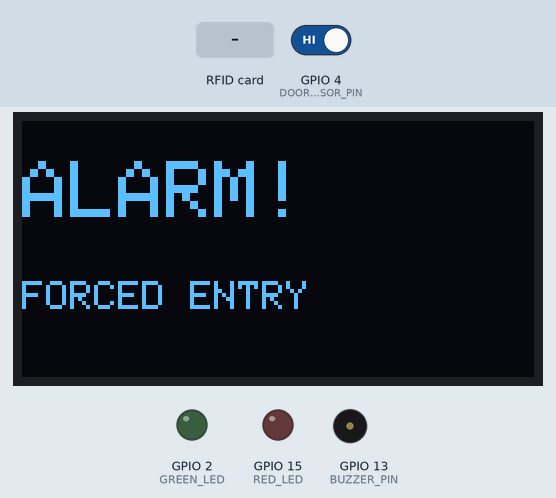
Simulated run of this sketch. Board: ESP32. On the bench: 128×64 one-colour display, output pins drawn as LEDs (lit = HIGH), buzzer (waves = sounding). The test bench sets the inputs (shaded band); at power-on: GPIO 4 (DOOR_SENSOR_PIN) HIGH. WiFi joins after 1.5 s; servers stay silent unless stated; uploads are accepted with an empty reply; not simulated (calls return 0 or success): secrets.h; what the sketch prints to the serial monitor is not drawn.

Above: at 2.8 s.
2.9 s: RFID card 5E 7A 19 C4 held to the reader
At 4.4 s:
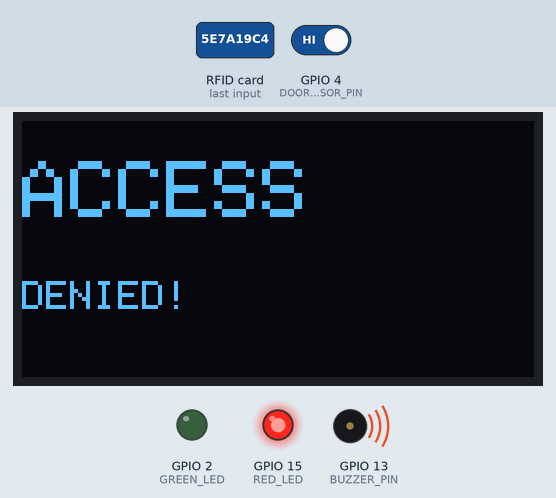
At 5.7 s:
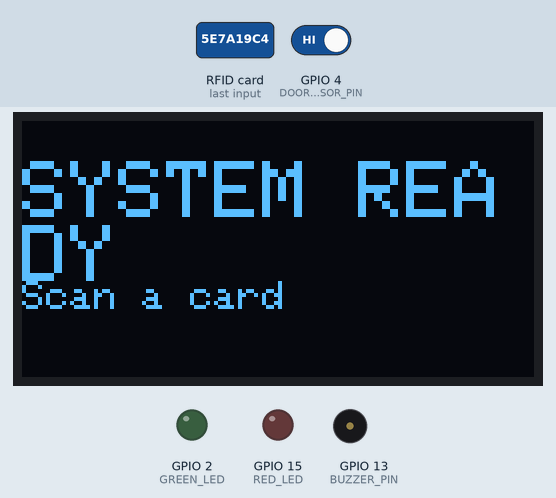
5.9 s: RFID card 73 D6 FD 28 held to the reader
At 6.8 s:
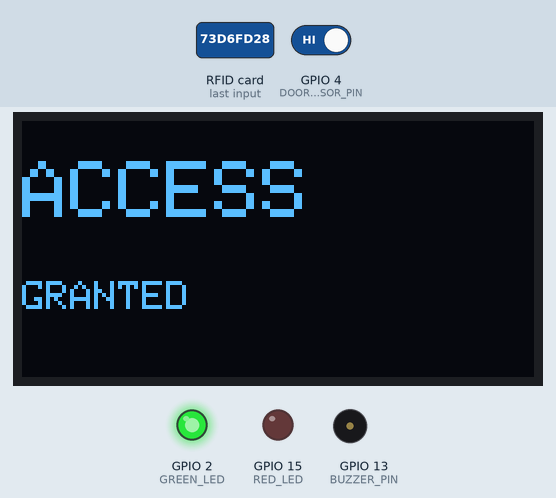
Timing chart, 0 to 10.4 s (numbered marks = the images above; inputs shaded):
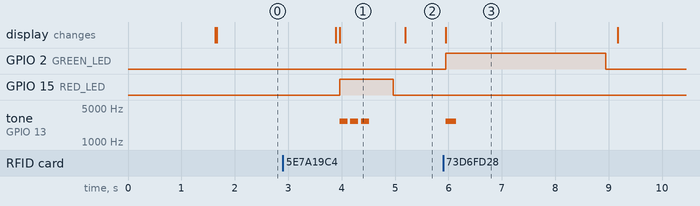

Measured:
- after the input at 2.9 s, GPIO 15 (RED_LED): LOW → HIGH after 1.1 s, → LOW 1.0 s later; tone on GPIO 13 (BUZZER_PIN): alternates 2700 Hz for 0.15 s and silent for 0.05 s, 6 changes in all, then stays silent, starting after 1.1 s; the display: first differs from a run without the input after 1.1 s (image 1)
- after the input at 5.9 s, GPIO 2 (GREEN_LED): LOW → HIGH after 0.05 s, → LOW 3.0 s later; tone on GPIO 13 (BUZZER_PIN): silent → 2700 Hz after 0.05 s, → silent 0.20 s later; the display: changes after 0.05 s (image 3)
- what the display in image 1 shows lasts 1.2 s, from 4.0 s to 5.2 s

The sketch:

sketch_jul06a.ino
```cpp
#include <SPI.h>
#include <MFRC522.h>
#include <Wire.h>
#include <Adafruit_GFX.h>
#include <Adafruit_SSD1306.h>
#include <WiFi.h>        // NEW: Wi-Fi Library
#include <HTTPClient.h>  // NEW: HTTP Web Request Library

// --- WI-FI & SERVER SETTINGS (Loaded from secrets.h) ---
#include "secrets.h"

// --- PIN DEFINITIONS ---
#define SS_PIN 5
#define RST_PIN 27
#define DOOR_SENSOR_PIN 4
#define GREEN_LED 2
#define RED_LED 15
#define BUZZER_PIN 13

// --- OLED SETUP ---
#define SCREEN_WIDTH 128
#define SCREEN_HEIGHT 64
#define OLED_RESET -1
Adafruit_SSD1306 display(SCREEN_WIDTH, SCREEN_HEIGHT, &Wire, OLED_RESET);

// --- AUTHORIZED CARDS ---
String authorizedCards[] = {
  "73 D6 FD 28"
};
int numberOfAuthorizedCards = sizeof(authorizedCards) / sizeof(authorizedCards[0]);

MFRC522 rfid(SS_PIN, RST_PIN);

// --- SYSTEM STATE VARIABLES ---
int lastDoorState = LOW;
String lastValidUser = "UNKNOWN";
unsigned long unlockTimer = 0;

void setup() {
  Serial.begin(115200);

  pinMode(DOOR_SENSOR_PIN, INPUT_PULLUP);
  pinMode(GREEN_LED, OUTPUT);
  pinMode(RED_LED, OUTPUT);
  pinMode(BUZZER_PIN, OUTPUT);

  // Initialize OLED
  if(!display.begin(SSD1306_SWITCHCAPVCC, 0x3C)) {
    Serial.println(F("SSD1306 allocation failed"));
    for(;;);
  }

  // Connect to Wi-Fi
  updateDisplay("CONNECTING...", "Wi-Fi Network");
  WiFi.begin(ssid, password);
  while (WiFi.status() != WL_CONNECTED) {
    delay(500);
    Serial.print(".");
  }
  Serial.println("\nConnected to Wi-Fi!");
  Serial.print("ESP32 IP Address: ");
  Serial.println(WiFi.localIP());

  SPI.begin();
  rfid.PCD_Init();

  updateDisplay("SYSTEM READY", "Scan a card");
}

void loop() {
  // 1. CHECK FOR DOOR TAMPERING
  int currentDoorState = digitalRead(DOOR_SENSOR_PIN);
  if (currentDoorState != lastDoorState) {
    if (currentDoorState == HIGH) {

      if (millis() < unlockTimer) {
        updateDisplay("DOOR OPENED", lastValidUser);
        sendToBlockchain("DOOR_OPENED", lastValidUser);
      } else {
        updateDisplay("ALARM!", "FORCED ENTRY");
        sendToBlockchain("FORCED_ENTRY", "UNKNOWN_INTRUDER");
      }

      delay(2000);
      updateDisplay("SYSTEM READY", "Scan a card");
    }
    lastDoorState = currentDoorState;
    delay(50);
  }

  // 2. CHECK FOR RFID CARDS
  if (!rfid.PICC_IsNewCardPresent() || !rfid.PICC_ReadCardSerial()) {
    return;
  }

  String scannedUID = "";
  for (byte i = 0; i < rfid.uid.size; i++) {
    scannedUID += String(rfid.uid.uidByte[i] < 0x10 ? " 0" : " ");
    scannedUID += String(rfid.uid.uidByte[i], HEX);
  }
  scannedUID.trim();
  scannedUID.toUpperCase();

  // 3. AUTHORIZATION LOGIC
  bool isAuthorized = false;
  for (int i = 0; i < numberOfAuthorizedCards; i++) {
    if (scannedUID == authorizedCards[i]) {
      isAuthorized = true;
      break;
    }
  }

  // 4. GRANT OR DENY ACCESS
  if (isAuthorized == true) {
    updateDisplay("ACCESS", "GRANTED");
    lastValidUser = scannedUID;

    grantAccess();
    unlockTimer = millis() + 10000;

    sendToBlockchain("AUTHORIZED_ENTRY", scannedUID);
  } else {
    updateDisplay("ACCESS", "DENIED!");
    denyAccess();
    sendToBlockchain("ACCESS_DENIED", scannedUID);
  }

  updateDisplay("SYSTEM READY", "Scan a card");
  rfid.PICC_HaltA();
  rfid.PCD_StopCrypto1();
}

// --- HELPER FUNCTIONS ---
void grantAccess() {
  digitalWrite(GREEN_LED, HIGH);
  tone(BUZZER_PIN, 2700, 200);
  delay(3000);
  digitalWrite(GREEN_LED, LOW);
}

void denyAccess() {
  digitalWrite(RED_LED, HIGH);

  // Rapid 3-beep alarm using the loudest frequency (2700 Hz)
  for (int i = 0; i < 3; i++) {
    tone(BUZZER_PIN, 2700, 150); // Loud, short beep
    delay(200);                  // Short pause
  }

  delay(400); // Wait for the remaining time
  digitalWrite(RED_LED, LOW);
}

// ---> NEW: SEND DATA OVER WI-FI <---
void sendToBlockchain(String eventType, String cardID) {
  if (WiFi.status() == WL_CONNECTED) {
    HTTPClient http;
    http.begin(serverName);
    http.addHeader("Content-Type", "application/json");

    String jsonPayload = "{\"event\":\"" + eventType + "\",\"uid\":\"" + cardID + "\"}";

    int httpResponseCode = http.POST(jsonPayload);

    if (httpResponseCode > 0) {
      Serial.print("HTTP Response code: ");
      Serial.println(httpResponseCode);
    } else {
      Serial.print("Error code: ");
      Serial.println(httpResponseCode);
    }
    http.end(); // Free resources
  } else {
    Serial.println("WiFi Disconnected");
  }
}

void updateDisplay(String line1, String line2) {
  display.clearDisplay();
  display.setTextSize(2);
  display.setTextColor(SSD1306_WHITE);
  display.setCursor(0, 10);
  display.println(line1);
  display.setTextSize(1);
  display.setCursor(0, 40);
  display.println(line2);
  display.display();
}
```
